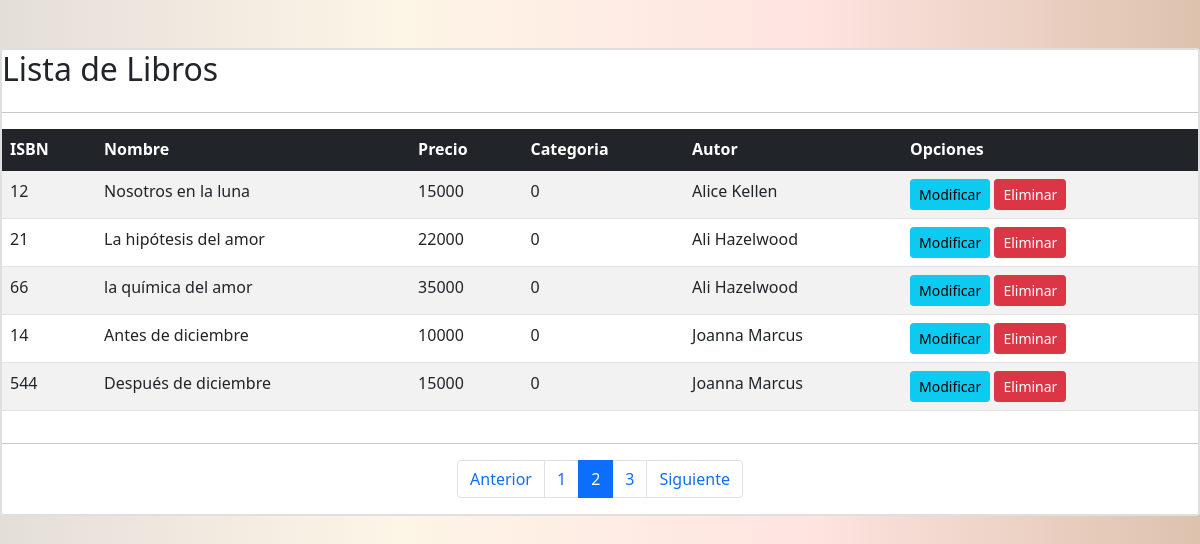
The app's page /libroList/?page=2 (signed in), older data.
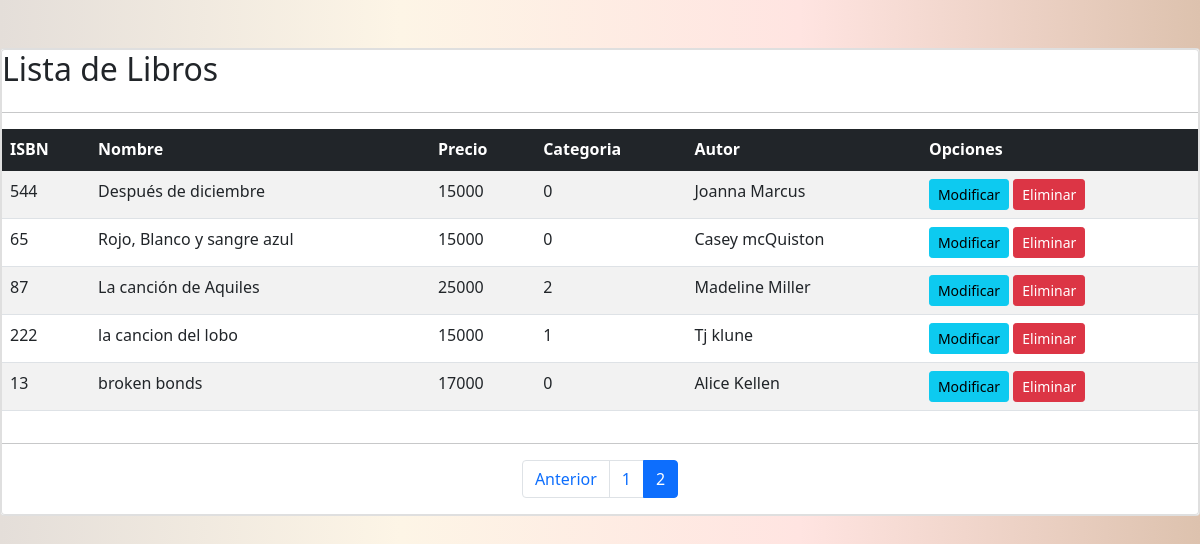
The same page, newer data.
### tienda/models.py (models this page shows, shortened)
class Libro(models.Model):
    isbn = models.IntegerField()
    nombre = models.CharField(max_length=400)
    precio = models.IntegerField()
    categoria = models.IntegerField(choices=opciones_categoria)
    nuevo = models.BooleanField()
    autor = models.ForeignKey(Autor, on_delete=models.PROTECT)
    imagen = models.ImageField(upload_to="Libros",null=True)

class Autor(models.Model):
    idAutor = models.IntegerField()
    nombre = models.CharField(max_length=100)
    def __str__(selft):
        return selft.nombre

### tienda/views.py (the view)
# urls.py: path('libroList/', libroList, name='libroList'),
@permission_required('tienda.view_libro')
def libroList(request):
    libros = Libro.objects.all()
    page = request.GET.get('page',1)
    try:
        paginator = Paginator(libros, 5)
        libros = paginator.page(page)
    except:
        raise Http404
    contexto={
        'entity':libros,
        'paginator': paginator
    }
    return render(request, 'tienda/Libros/listar.html',contexto)

### tienda/context_processor.py (called while the page is built)
def total_carrito(request):
    total = 0
    if request.user.is_authenticated:
        if "carrito" in request.session.keys():
            for key, value in request.session["carrito"].items():
                total += int(value["acumulado"])
    return {"total_carrito": total}

### tienda/templates/tienda/Libros/listar.html (shortened to what this page needs)
{% load static %}
<!DOCTYPE html>
<html lang="en">
<head>
    <link href="https://cdn.jsdelivr.net/npm/bootstrap@5.1.3/dist/css/bootstrap.min.css" rel="stylesheet"
>
    <link rel="stylesheet" href="{% static 'css/crud.css'%}">
</head>
<body>
    <br>
    <br>
    <div class="card">
        <div class="card body">
            <h2>Lista de Libros</h2>
            <hr>
            <table class="table table-striped table-hover table-responsive-sm" id="libros">
                <thead class="table-dark">
                    <tr>
                        <th scope="col">ISBN</th>
                        <th scope="col">Nombre</th>
                        <th scope="col">Precio</th>
                        <th scope="col">Categoria</th>
                        <th scope="col">Autor</th>
                        <th scope="col">Opciones</th>
                    </tr>
                </thead>
                {% for lista in entity %}
                <tr>
                    <td>{{lista.isbn}}</td>
                    <td>{{lista.nombre}}</td>
                    <td>{{lista.precio}}</td>
                    <td>{{lista.categoria}}</td>
                    <td>{{lista.autor}}</td>
                    <td>
                        {% if perms.tienda.change_libro %}
                        <a href="{% url 'modificarLibro' lista.id %}" class="btn btn-info btn-sm">Modificar</a>
                        {% endif %}
                        {% if perms.tienda.delate_libro %}
                        <a href="#" onclick="eliminarLibro({{ lista.id }})" class="btn btn-danger btn-sm">Eliminar</a>
                        {% endif %}
                    </td>
                </tr>
                {% endfor %}
            </table>
            <hr>
            <div>
                {% include 'tienda/paginator.html' %}
            </div>
        </div>
    </div>
</body>
</html>

Row changes from the older to the newer data that the page shows:
removed Libro: isbn "12", nombre "Nosotros en la luna", precio "15000", categoria "0", autor "Alice Kellen"
removed Libro: isbn "21", nombre "La hipótesis del amor", precio "22000", categoria "0", autor "Ali Hazelwood"
removed Libro: isbn "66", nombre "la química del amor", precio "35000", categoria "0", autor "Ali Hazelwood"
no longer on this page (row unchanged): Libro: isbn "14", nombre "Antes de diciembre", precio "10000", categoria "0", autor "Joanna Marcus"
now on this page (row unchanged): Libro: isbn "65", nombre "Rojo, Blanco y sangre azul", precio "15000", categoria "0", autor "Casey mcQuiston"
now on this page (row unchanged): Libro: isbn "87", nombre "La canción de Aquiles", precio "25000", categoria "2", autor "Madeline Miller"
now on this page (row unchanged): Libro: isbn "222", nombre "la cancion del lobo", precio "15000", categoria "1", autor "Tj klune"
now on this page (row unchanged): Libro: isbn "13", nombre "broken bonds", precio "17000", categoria "0", autor "Alice Kellen"
Text that changed along with them:
list line gone: "3"
text no longer shown: "Siguiente"
